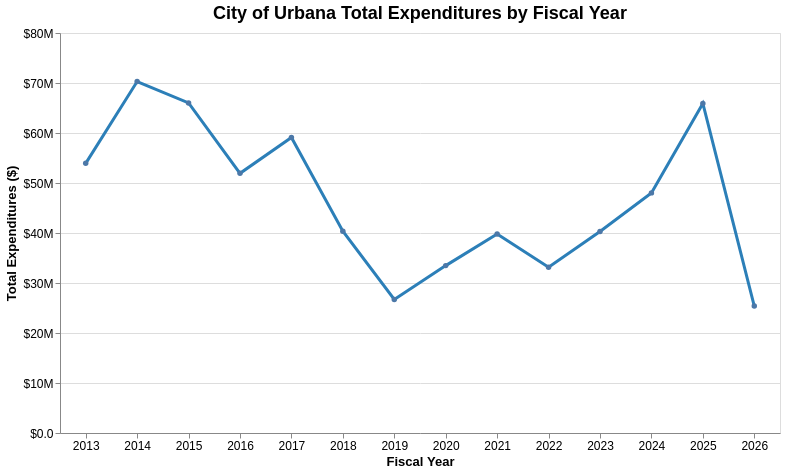

The notebook cell saved with this chart:
### Code cell
line = alt.Chart(yearly).mark_line(
    point=True,
    strokeWidth=3,
    color="#2C7FB8"
).encode(
    x=alt.X(
        "fiscal_year:O",
        title="Fiscal Year",
        axis=alt.Axis(labelAngle=0)
    ),
    
    y=alt.Y(
        "amount:Q",
        title="Total Expenditures ($)",
        axis=alt.Axis(format="$,.2s")
    ),
    
    tooltip=[
        alt.Tooltip("fiscal_year:O", title="Year"),
        alt.Tooltip("amount:Q", title="Total Spending", format="$,.2f")
    ]
).properties(
    width=720,
    height=400,
    title="City of Urbana Total Expenditures by Fiscal Year"
).configure_title(
    fontSize=18,
    anchor="middle"
).configure_axis(
    labelFontSize=12,
    titleFontSize=13
).interactive()

line

### Figure 1 — Vega-Lite specification as saved in the notebook (floating-point values rounded to 4 significant figures)
{"config": {"view": {"continuousWidth": 300, "continuousHeight": 300}, "axis": {"labelFontSize": 12, "titleFontSize": 13}, "title": {"anchor": "middle", "fontSize": 18}}, "data": {"name": "data-fe0fbfc0c878da55b1282f40f8c642df"}, "mark": {"type": "line", "color": "#2C7FB8", "point": true, "strokeWidth": 3}, "encoding": {"tooltip": [{"field": "fiscal_year", "title": "Year", "type": "ordinal"}, {"field": "amount", "format": "$,.2f", "title": "Total Spending", "type": "quantitative"}], "x": {"axis": {"labelAngle": 0}, "field": "fiscal_year", "title": "Fiscal Year", "type": "ordinal"}, "y": {"axis": {"format": "$,.2s"}, "field": "amount", "title": "Total Expenditures ($)", "type": "quantitative"}}, "height": 400, "params": [{"name": "param_3", "select": {"type": "interval", "encodings": ["x", "y"]}, "bind": "scales"}], "title": "City of Urbana Total Expenditures by Fiscal Year", "width": 720, "$schema": "https://vega.github.io/schema/vega-lite/v5.8.0.json", "datasets": {"data-fe0fbfc0c878da55b1282f40f8c642df": [{"fiscal_year": 2013, "amount": 53930000.0}, {"fiscal_year": 2014, "amount": 70290000.0}, {"fiscal_year": 2015, "amount": 66020000.0}, {"fiscal_year": 2016, "amount": 51930000.0}, {"fiscal_year": 2017, "amount": 59110000.0}, {"fiscal_year": 2018, "amount": 40350000.0}, {"fiscal_year": 2019, "amount": 26710000.0}, {"fiscal_year": 2020, "amount": 33480000.0}, {"fiscal_year": 2021, "amount": 39820000.0}, {"fiscal_year": 2022, "amount": 33150000.0}, {"fiscal_year": 2023, "amount": 40290000.0}, {"fiscal_year": 2024, "amount": 48020000.0}, {"fiscal_year": 2025, "amount": 65920000.0}, {"fiscal_year": 2026, "amount": 25390000.0}]}}
